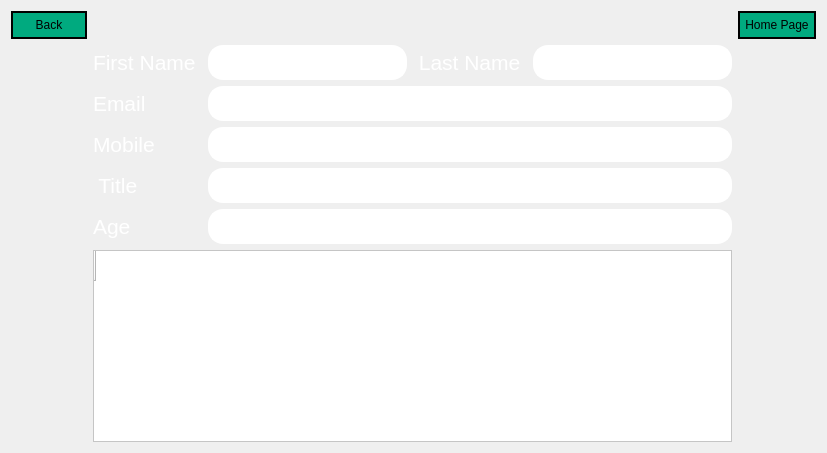
     <widget class="QWidget" name="page_3">
      <layout class="QGridLayout" name="gridLayout_33">
       <item row="0" column="0">
        <layout class="QGridLayout" name="gridLayout_32">
         <item row="1" column="4">
          <widget class="QLineEdit" name="lineEdit_output_lastname_prof">
           <property name="font">
            <font>
             <pointsize>16</pointsize>
            </font>
           </property>
           <property name="styleSheet">
            <string notr="true">color: rgb(255, 255, 255);

border-width: 2px;        
  border-style: solid;
border-color: rgb(255, 255, 255);
  border-radius: 15px;
  padding:2px;</string>
           </property>
          </widget>
         </item>
         <item row="0" column="0">
          <widget class="QPushButton" name="pushButton_42">
           <property name="minimumSize">
            <size>
             <width>76</width>
             <height>0</height>
            </size>
           </property>
           <property name="styleSheet">
            <string notr="true">color: rgb(0, 0, 0);
background-color: rgb(0, 170, 127);
border-width: 2px;        
  border-style: solid;
  border-radius: 15px;
  padding:5px;</string>
           </property>
           <property name="text">
            <string>Back</string>
           </property>
          </widget>
         </item>
         <item row="3" column="2" colspan="3">
          <widget class="QLineEdit" name="lineEdit_output_email_prof">
           <property name="font">
            <font>
             <pointsize>16</pointsize>
            </font>
           </property>
           <property name="styleSheet">
            <string notr="true">color: rgb(255, 255, 255);

border-width: 2px;        
  border-style: solid;
border-color: rgb(255, 255, 255);
  border-radius: 15px;
  padding:2px;</string>
           </property>
          </widget>
         </item>
         <item row="9" column="1" colspan="4">
          <widget class="QTableWidget" name="tableWidget_displayprofessor">
           <property name="styleSheet">
            <string notr="true">selection-background-color: rgb(0, 170, 127);
color: rgb(0, 0, 0);
background-color: rgb(255, 255, 255);
alternate-background-color: rgb(0, 170, 127);</string>
           </property>
           <property name="alternatingRowColors">
            <bool>true</bool>
           </property>
           <row>
            <property name="text">
             <string/>
            </property>
           </row>
          </widget>
         </item>
         <item row="3" column="1">
          <widget class="QLabel" name="label_113">
           <property name="font">
            <font>
             <pointsize>16</pointsize>
            </font>
           </property>
           <property name="styleSheet">
            <string notr="true">color: rgb(255, 255, 255);</string>
           </property>
           <property name="text">
            <string>Email      </string>
           </property>
          </widget>
         </item>
         <item row="6" column="2" colspan="3">
          <widget class="QLineEdit" name="lineEdit_output_title_prof">
           <property name="font">
            <font>
             <pointsize>16</pointsize>
            </font>
           </property>
           <property name="styleSheet">
            <string notr="true">color: rgb(255, 255, 255);

border-width: 2px;        
  border-style: solid;
border-color: rgb(255, 255, 255);
  border-radius: 15px;
  padding:2px;</string>
           </property>
          </widget>
         </item>
         <item row="0" column="5">
          <widget class="QPushButton" name="pushButton_43">
           <property name="minimumSize">
            <size>
             <width>76</width>
             <height>0</height>
            </size>
           </property>
           <property name="styleSheet">
            <string notr="true">color: rgb(0, 0, 0);
background-color: rgb(0, 170, 127);
border-width: 2px;        
  border-style: solid;
  border-radius: 15px;
  padding:5px;</string>
           </property>
           <property name="text">
            <string>Home Page</string>
           </property>
          </widget>
         </item>
         <item row="1" column="3">
          <widget class="QLabel" name="label_116">
           <property name="font">
            <font>
             <pointsize>16</pointsize>
            </font>
           </property>
           <property name="styleSheet">
            <string notr="true">color: rgb(255, 255, 255);</string>
           </property>
           <property name="text">
            <string> Last Name </string>
           </property>
          </widget>
         </item>
         <item row="6" column="1">
          <widget class="QLabel" name="label_114">
           <property name="font">
            <font>
             <pointsize>16</pointsize>
            </font>
           </property>
           <property name="styleSheet">
            <string notr="true">color: rgb(255, 255, 255);</string>
           </property>
           <property name="text">
            <string> Title        </string>
           </property>
          </widget>
         </item>
         <item row="1" column="1">
          <widget class="QLabel" name="label_115">
           <property name="font">
            <font>
             <pointsize>16</pointsize>
            </font>
           </property>
           <property name="styleSheet">
            <string notr="true">color: rgb(255, 255, 255);</string>
           </property>
           <property name="text">
            <string>First Name </string>
           </property>
          </widget>
         </item>
         <item row="1" column="2">
          <widget class="QLineEdit" name="lineEdit_output_firstname_prof">
           <property name="font">
            <font>
             <pointsize>16</pointsize>
            </font>
           </property>
           <property name="styleSheet">
            <string notr="true">color: rgb(255, 255, 255);

border-width: 2px;        
  border-style: solid;
border-color: rgb(255, 255, 255);
  border-radius: 15px;
  padding:2px;
</string>
           </property>
          </widget>
         </item>
         <item row="7" column="1">
          <widget class="QLabel" name="label_117">
           <property name="font">
            <font>
             <pointsize>16</pointsize>
            </font>
           </property>
           <property name="styleSheet">
            <string notr="true">color: rgb(255, 255, 255);</string>
           </property>
           <property name="text">
            <string>Age</string>
           </property>
          </widget>
         </item>
         <item row="5" column="1">
          <widget class="QLabel" name="label_118">
           <property name="font">
            <font>
             <pointsize>16</pointsize>
            </font>
           </property>
           <property name="styleSheet">
            <string notr="true">color: rgb(255, 255, 255);</string>
           </property>
           <property name="text">
            <string>Mobile   </string>
           </property>
          </widget>
         </item>
         <item row="5" column="2" colspan="3">
          <widget class="QLineEdit" name="lineEdit_output_mobile_prof">
           <property name="font">
            <font>
             <pointsize>16</pointsize>
            </font>
           </property>
           <property name="styleSheet">
            <string notr="true">color: rgb(255, 255, 255);

border-width: 2px;        
  border-style: solid;
border-color: rgb(255, 255, 255);
  border-radius: 15px;
  padding:2px;
</string>
           </property>
          </widget>
         </item>
         <item row="7" column="2" colspan="3">
          <widget class="QLineEdit" name="lineEdit_output_age_prof">
           <property name="font">
            <font>
             <pointsize>16</pointsize>
            </font>
           </property>
           <property name="styleSheet">
            <string notr="true">color: rgb(255, 255, 255);

border-width: 2px;        
  border-style: solid;
border-color: rgb(255, 255, 255);
  border-radius: 15px;
  padding:2px;</string>
           </property>
          </widget>
         </item>
        </layout>
       </item>
      </layout>
     </widget>
